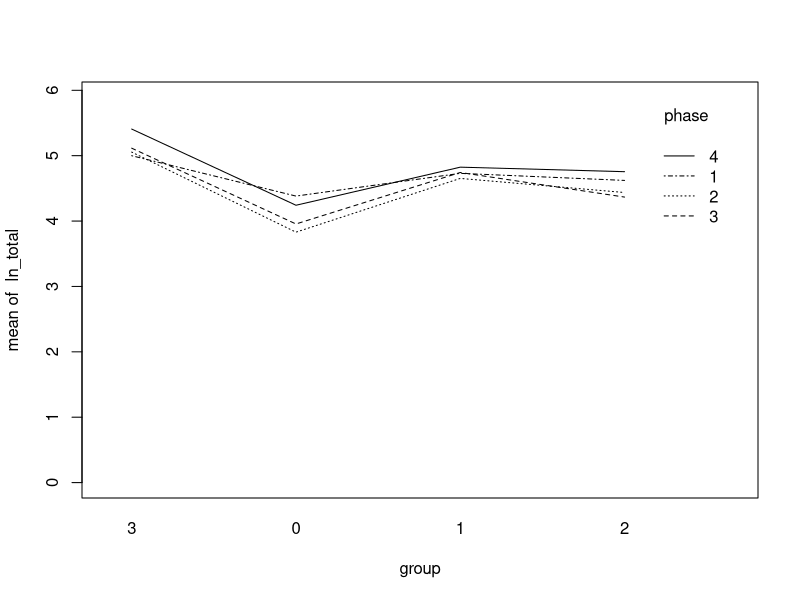
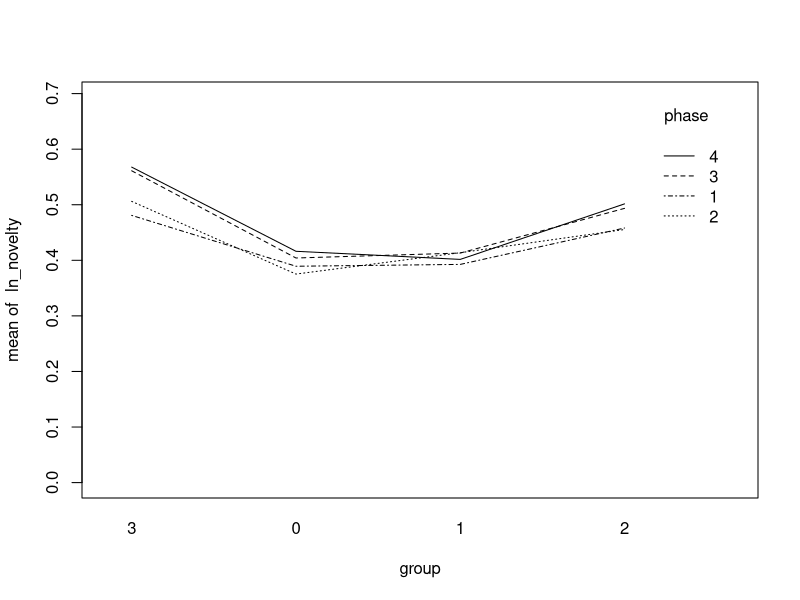
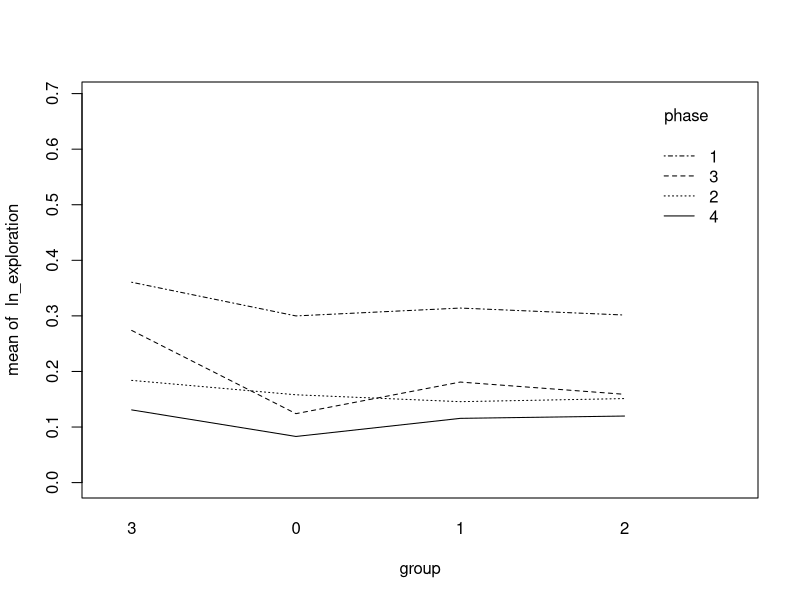
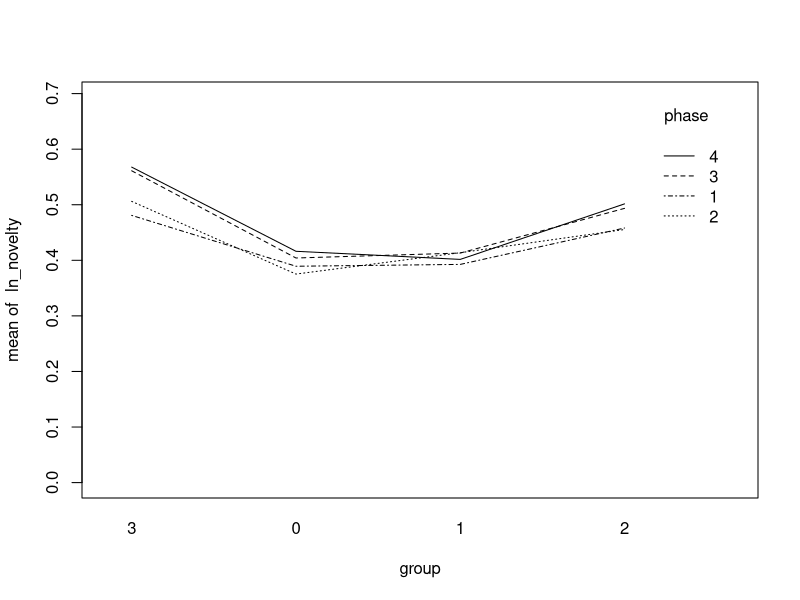
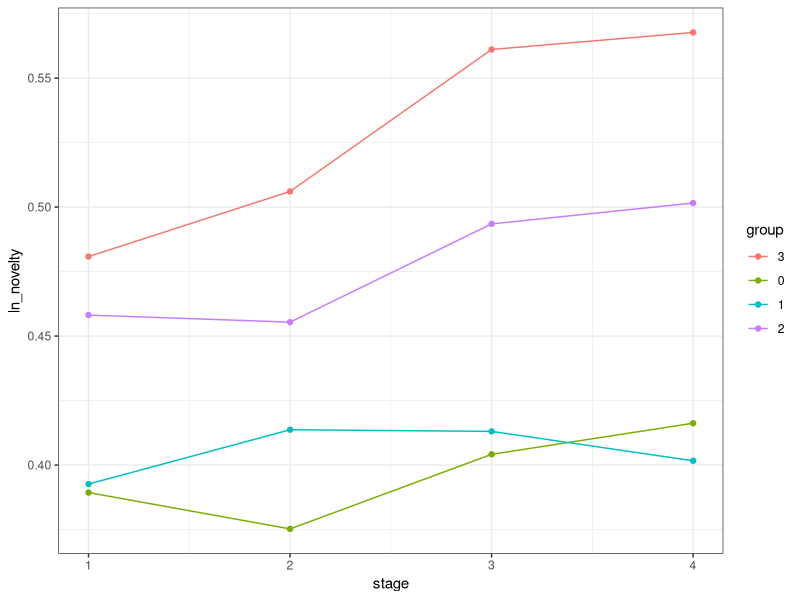
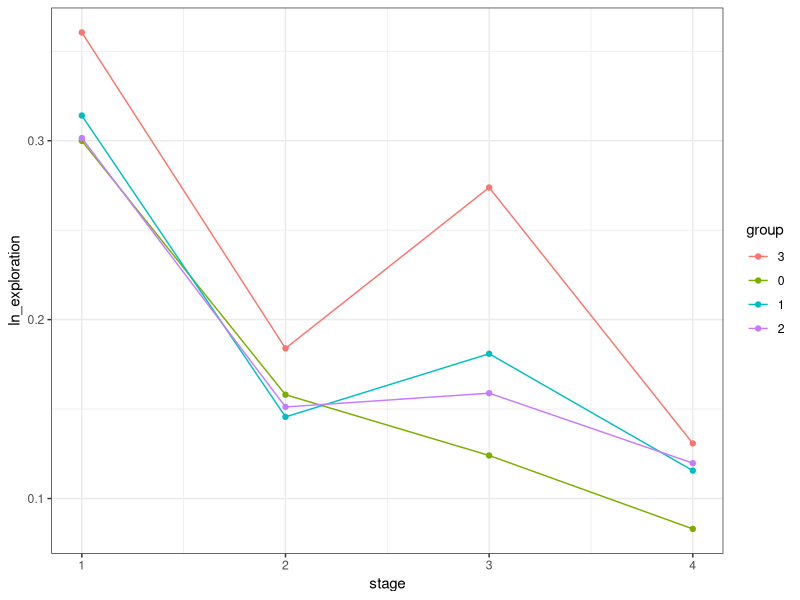
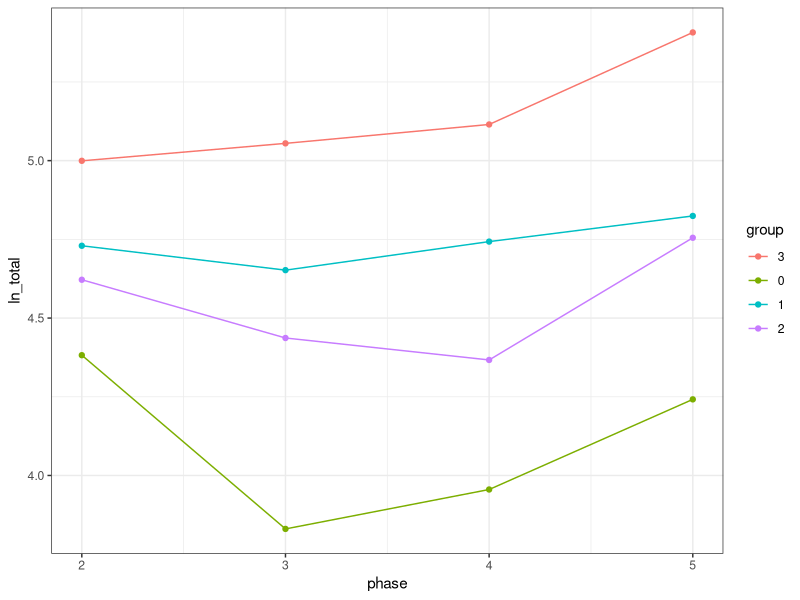

Reproduce these figures in R, in order.
## ---- chunk 1
df <- read.csv("merged-new-version2.csv", header =TRUE, sep=",")
#df <- df[!complete.cases(df), ]  
df
## ---- chunk 2
df <- read.csv("merged-variety.csv", header =TRUE, sep=",")
#df <- df[!complete.cases(df), ]  
df
## ---- chunk 3
df <- read.csv("merged-added-functions.csv", header =TRUE, sep=",")
#df <- df[!complete.cases(df), ]  
df
## ---- chunk 4
df <- read.csv("merged-sim-best.csv", header =TRUE, sep=",")
#df <- df[!complete.cases(df), ]  
df
## ---- chunk 5
df$ln_novelty <- log(df$novelty+1)
df$ln_total <- log(df$total+1) 
df$ln_exploration <- log(df$exploration+1) 
df$group = factor(df$group)
df$ln_len_unique <- log(df$len_unique+1) 
df$ln_added_sum <- log(df$added_sum+1)
df$ln_sim_best <- log(df$sim.to.best+1)
df$ln_count <- log(df$count+1)
df$ln_exploration <- log(df$exploration+1)
df$group <- as.factor(df$group)
df
## ---- chunk 6
df_new <- df[, sapply(df, is.numeric)]
cor(df_new, use = "complete.obs", method = "spearman" )
## ---- chunk 7
library(car)
mod <- lm(ln_total~ ln_novelty + ln_len_unique, data=df)
vif(mod)
## ---- chunk 8
df$group <- relevel(df$group, ref = "3")
mod <- lm(ln_added_sum ~ factor(group), data=df)
summary(mod)
## ---- chunk 9
df$group <- relevel(df$group, ref = "3")
mod <- lm(ln_novelty ~ factor(group), data=df)
summary(mod)
## ---- chunk 10
df$group <- relevel(df$group, ref = "3")
mod <- lm(ln_total~ factor(group), data=df)
summary(mod)
## ---- chunk 11
df$group <- relevel(df$group, ref = "3")
mod_exp <- lm(ln_novelty ~ factor(group) + exploration, data=df)
summary(mod_exp)
## ---- chunk 12
df$group <- relevel(df$group, ref = "3")
mod_exp_int <- lm(ln_novelty ~ factor(group) + exploration + factor(group) * exploration, data=df)
summary(mod_exp_int)
## ---- chunk 13
anova(mod_exp_int, mod_exp)
## ---- chunk 14
anova(mod, mod_exp)
## ---- chunk 15
df$group <- relevel(df$group, ref = "3")
mod <- lm(ln_exploration ~ factor(group), data=df)
summary(mod)
## ---- chunk 16
df$group <- relevel(df$group, ref = "3")
mod <- lm(ln_len_unique ~ factor(group), data=df)
summary(mod)
## ---- chunk 17
tapply(df$ln_len_unique, df$group, summary)
## ---- chunk 18
df$group <- relevel(df$group, ref = "3")
mod <- lm(ln_total ~ factor(group), data=df)
summary(mod)
## ---- chunk 19
df$group <- relevel(df$group, ref = "3")
mod <- lm(ln_sim_best ~ factor(group), data=df)
summary(mod)
## ---- chunk 20
df$group <- relevel(df$group, ref = "3")
mod <- lm(ln_novelty ~ factor(group), data=df)
summary(mod)
## ---- chunk 21
df$group <- relevel(df$group, ref = "3")
mod2 <- lm(ln_exploration ~ factor(group) + Q7_Q7_1 + Q7_Q7_2 + Q8_Q8_1 + Q10, data=df)
summary(mod2)
## ---- chunk 22
df$group <- relevel(df$group, ref = "3")
mod3 <- lm(ln_exploration ~  Q7_Q7_1 + Q7_Q7_2 + Q8_Q8_1 + Q10, data=df)
summary(mod3)
## ---- chunk 23
anova(mod2, mod3)
## ---- chunk 24
df$group <- relevel(df$group, ref = "3")
mod <- lm(ln_novelty ~ factor(group) + Q7_Q7_1 + Q7_Q7_2 + Q8_Q8_1 + Q10, data=df)
summary(mod)
## ---- chunk 25
df$group <- relevel(df$group, ref = "3")
mod1 <- lm(ln_novelty ~ factor(group) + Q7_Q7_1 + Q7_Q7_2 + Q8_Q8_1 + Q10, data=df)
summary(mod1)
## ---- chunk 26
df$group <- relevel(df$group, ref = "3")
mod4 <- lm(ln_novelty ~ Q7_Q7_1 + Q7_Q7_2 + Q8_Q8_1 + Q10 + count, data=df)
summary(mod4)
## ---- chunk 27
anova(mod1, mod4)
## ---- chunk 28
library(lmerTest)
fit.lmer <- lmer(ln_novelty ~ factor(group) + ( 1 | phase), data = df, REML= FALSE)
fit.lmer
## ---- chunk 29
df$group <- relevel(df$group, ref = "3")
mod <- lm(ln_novelty ~ factor(group) * exploration + Q7_Q7_1 + Q7_Q7_2 + Q8_Q8_1 + Q10, data=df)
summary(mod)
## ---- chunk 30
df$group <- relevel(df$group, ref = "3")
mod <- lm(ln_novelty ~ factor(group) + exploration + factor(group) * exploration + Q7_Q7_1 + Q7_Q7_2 + Q8_Q8_1 + Q10, data=df)
summary(mod)
## ---- chunk 31
df$group <- relevel(df$group, ref = "3")
mod <- lm(ln_novelty ~ factor(group) + exploration  + Q7_Q7_1 + Q7_Q7_2 + Q8_Q8_1 + Q10, data=df)
summary(mod)
## ---- chunk 32
df$group <- relevel(df$group, ref = "3")
mod <- lm(ln_total ~ factor(group) + exploration  + Q7_Q7_1 + Q7_Q7_2 + Q8_Q8_1 + Q10, data=df)
summary(mod)
## ---- chunk 33
df$group <- relevel(df$group, ref = "3")
mod <- lm(ln_total ~ factor(group) + exploration  + Q7_Q7_1 + Q7_Q7_2 + Q8_Q8_1 + Q10 + factor(group) * exploration, data=df)
summary(mod)
## ---- chunk 34
df$group <- relevel(df$group, ref = "3")
mod <- lm(ln_novelty ~ factor(group) + exploration  + Q7_Q7_1 + Q7_Q7_2 + Q8_Q8_1 + Q10 + factor(group) * exploration, data=df)
summary(mod)
## ---- chunk 35
tapply(df$ln_novelty, df$group, summary)
## ---- chunk 36
tapply(df$ln_total, df$group, summary)
## ---- chunk 37
tapply(df$ln_exploration, df$group, summary)
## ---- chunk 38
tapply(df$ln_len_unique, df$group, summary)
## ---- chunk 39
tapply(df$ln_sim_best, df$group, summary)
## ---- chunk 40
#library(vtree)
#vtree(df, "group")
## ---- chunk 41
#vtree(df, c("phase", "group"), 
#   fillcolor = c( phase = "#e7d4e8", group = "#99d8c9"),
#   horiz = FALSE)
## ---- chunk 42
df$group <- relevel(df$group, ref = "3")
mod5 <- lm(ln_total ~ factor(group) + Q7_Q7_1 + Q7_Q7_2 + Q8_Q8_1 + Q10, data=df)
summary(mod5)
## ---- chunk 43
df$group <- relevel(df$group, ref = "3")
mod6 <- lm(ln_total ~ Q7_Q7_1 + Q7_Q7_2 + Q8_Q8_1 + Q10 + count, data=df)
summary(mod6)
## ---- chunk 44
anova(mod5, mod6)
## ---- chunk 45
with(df, interaction.plot(group, phase, ln_total, ylim=c(0, max(ln_total)))) # interaction plot
## ---- chunk 46
with(df, interaction.plot(group, phase, ln_novelty, ylim=c(0, max(ln_novelty)))) # interaction plot
## ---- chunk 47
with(df, interaction.plot(group, phase, ln_exploration, ylim=c(0, max(ln_exploration)))) # interaction plot
## ---- chunk 48
with(df, interaction.plot(group, phase, ln_novelty, ylim=c(0, max(ln_novelty)))) # interaction plot
## ---- chunk 49
df$stage <- with(df, phase)
library(dplyr)
mean_data <- group_by(df, group, stage) %>%
             summarise(ln_novelty= mean(ln_novelty, na.rm = TRUE))
library(ggplot2)
ggplot(na.omit(mean_data), aes(x = stage, y = ln_novelty, colour = group)) +
  geom_point() + geom_line() + theme_bw()
## ---- chunk 50
df$stage <- with(df, phase)
library(dplyr)
mean_data <- group_by(df, group, stage) %>%
             summarise(ln_exploration= mean(ln_exploration, na.rm = TRUE))
library(ggplot2)
ggplot(na.omit(mean_data), aes(x = stage, y = ln_exploration, colour = group)) +
  geom_point() + geom_line() + theme_bw()
## ---- chunk 51
df$phase <- df$phase+1
library(dplyr)
mean_data <- group_by(df, group, phase) %>%
             summarise(ln_total= mean(ln_total, na.rm = TRUE))
library(ggplot2)
ggplot(na.omit(mean_data), aes(x = phase, y = ln_total, colour = group)) +
  geom_point() + geom_line() + theme_bw()
